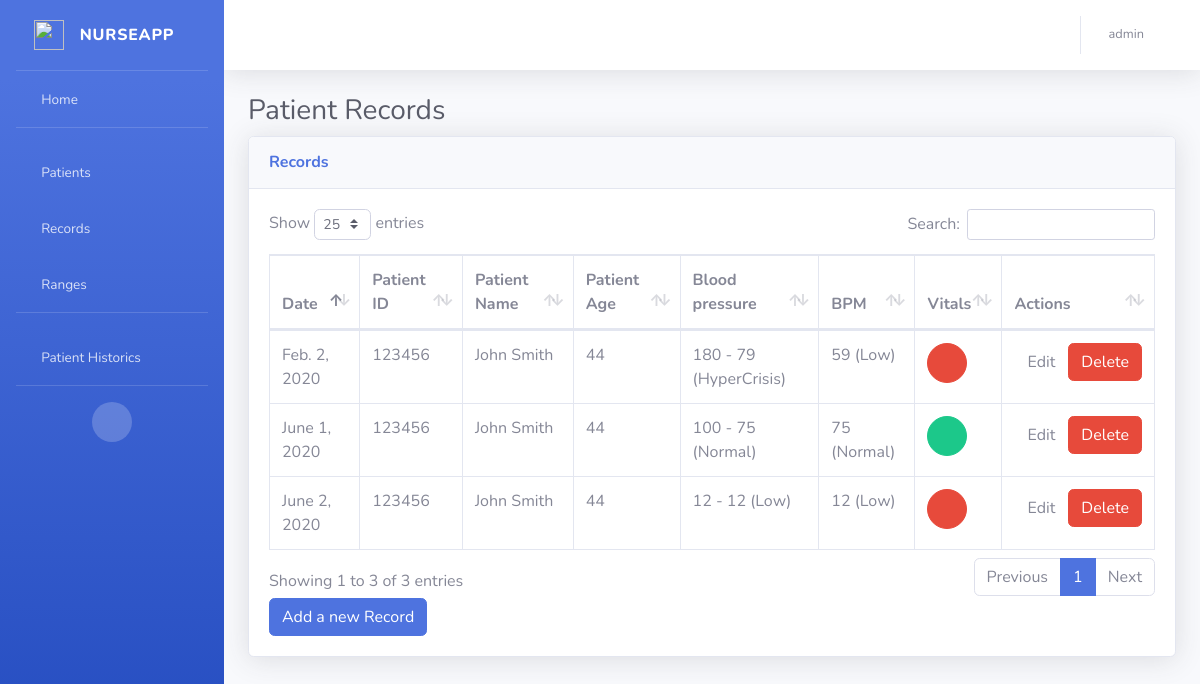
The page /records/ (signed in) on the database its author committed.
### nurseapp/models.py (models this page shows, shortened)
class Record(models.Model):
    patient = models.ForeignKey(Patient, on_delete=models.CASCADE)
    date = models.DateField(default=datetime.date.today)
    pressure1 = models.IntegerField()
    pressure2 = models.IntegerField()
    bpm = models.IntegerField()
    status_pressure = models.CharField(max_length=10, default='', blank=True)
    status_bpm = models.CharField(max_length=10, default='', blank=True)

class Patient(models.Model):
    name = models.CharField(max_length=30)
    lastname = models.CharField(max_length=30)
    genders = (
        ('m', 'Male'),
        ('f', 'Female'),
    )
    gender = models.CharField(max_length=1, choices=genders)
    cid = models.IntegerField(unique=True)
    birth = models.DateField()
    age = models.IntegerField(default=0, blank=True)

### nurseapp/views/records.py (the view)
# urls.py: url(r'^records/$', views.adm_record, name='record_list'),
@login_required
@permission_required('nurseapp.view_record', raise_exception=True)
def adm_record(request):
    objects = Record.objects.all()
    today = datetime.date.today()
    for o in objects:
        o.patient.age = today.year - o.patient.birth.year - (
                (today.month, today.day) < (o.patient.birth.month, o.patient.birth.day))
        range1 = RangeP1.objects.filter(pressure1_min__lte=o.pressure1, pressure1_max__gte=o.pressure1).last()
        range2 = RangeP2.objects.filter(pressure2_min__lte=o.pressure2, pressure2_max__gte=o.pressure2).last()
        range3 = RangeB.objects.filter(gender=o.patient.gender, age__gte=o.patient.age, bpm_min__lte=o.bpm,
                                       bpm_max__gte=o.bpm).order_by(
            'age').last()
        if range1 and range2:
            if range1.level > range2.level:
                o.status_pressure = range1.status
            else:
                o.status_pressure = range2.status
        else:
            o.status_pressure = 'N/A'
        if range3:
            o.status_bpm = range3.status
        else:
            o.status_bpm = 'N/A'
    return render(request, "abm/records.html", {'objects': objects})

### templates/abm/records.html (shortened to what this page needs)
{% extends "base2.html" %}
{% block content %}
    <h1 class="h3 mb-2 text-gray-800">Patient Records</h1>
    <div class="card shadow mb-4">
        <div class="card-header py-3">
            <h6 class="m-0 font-weight-bold text-primary">Records</h6>
        </div>
        <div class="card-body">
            <div class="table-responsive">
                <table class="table table-bordered" id="dataTable" width="100%" cellspacing="0">
                    <thead>
                    <tr>
                    <tr>
                        <th>Date</th>
                        <th>Patient ID</th>
                        <th>Patient Name</th>
                        <th>Patient Age</th>
                        <th>Blood pressure</th>
                        <th>BPM</th>
                        <th>Vitals</th>
                        <th class="all" width="10">Actions</th>
                    </tr>
                    </thead>
                    <tbody>
                    {% for object in objects %}
                        <tr class="odd gradeX">
                            <td>{{ object.date }}</td>
                            <td>{{ object.patient.cid }}</td>
                            <td>{{ object.patient.name }} {{ object.patient.lastname }}</td>
                            <td>{{ object.patient.age }}</td>
                            <td>{{ object.pressure1 }} - {{ object.pressure2 }} ({{ object.status_pressure }})</td>
                            <td>{{ object.bpm }} ({{ object.status_bpm }})</td>
                            <td>
                                {% if object.status_pressure == "Normal" and object.status_bpm == "Normal" %}
                                    <a class="btn btn-success btn-circle"><i class="fas fa-check"></i></a>
                                {% else %}
                                    <a class="btn btn-danger btn-circle"><i class="fas fa-exclamation-triangle"></i></a>
                                {% endif %}
                            </td>
                            <td>
                                <div style="display: flex;">
                                    <form action="/records/edit/" method="post">
                                        <button type="submit" formnovalidate name="edit" value="a"
                                                class="btn btn-default">Edit
                                        </button>
                                    </form>
                                    <form id={{ object.pk }} action="/records/delete/" method="post">
                                        <input type="submit" class="btn btn-danger" formnovalidate name="delete"
                                               value="Delete"/>
                                    </form>
                                </div>
                            </td>
                        </tr>
                    {% endfor %}
                    </tbody>
                </table>
                {% if perms.nurseapp.add_patient %}
                    <form action="/records/add/">
                        <input type="submit" value="Add a new Record" class="btn btn-primary"/>
                    </form>
                {% endif %}
            </div>
        </div>
    </div>
    </div>
{% endblock %}

### templates/base2.html (shortened to what this page needs)
{% load auth_extras %}
<!DOCTYPE html>
<html lang="en">
<head>
    <link href="/static/vendor/fontawesome-free/css/all.min.css" rel="stylesheet" type="text/css">
    <link href="/static/css/sb-admin-2.min.css" rel="stylesheet">
    <link href="/static/vendor/datatables/dataTables.bootstrap4.min.css" rel="stylesheet">
</head>
<body id="page-top">
<div id="wrapper">
    <ul class="navbar-nav bg-gradient-primary sidebar sidebar-dark accordion" id="accordionSidebar">
        <a class="sidebar-brand d-flex align-items-center justify-content-center"
           {% if request.user.is_authenticated %}href="/home2/"{% else %} href="/patient_historics"{% endif %}>
            <div class="sidebar-brand-icon">
                <img src="/static/nurse.png" width="30" height="30">
            </div>
            <div class="sidebar-brand-text mx-3">NurseApp</div>
        </a>
        <hr class="sidebar-divider my-0">
        {% if request.user.is_authenticated %}
            <li class="nav-item">
                <a class="nav-link" href="/home2/">
                    <i class="fas fa-fw fa-home"></i>
                    <span>Home</span></a>
            </li>
            <hr class="sidebar-divider">
            {% if perms.nurseapp.view_patient %}
                <li class="nav-item">
                    <a class="nav-link" href="/patients">
                        <i class="fas fa-fw fa-user"></i>
                        <span>Patients</span></a>
                </li>
                <li class="nav-item">
                    <a class="nav-link" href="/records">
                        <i class="fas fa-fw fa-file"></i>
                        <span>Records</span></a>
                </li>
                <li class="nav-item">
                    <a class="nav-link" href="/ranges">
                        <i class="fas fa-fw fa-list"></i>
                        <span>Ranges</span></a>
                </li>
                <hr class="sidebar-divider d-none d-md-block">
            {% endif %}
        {% endif %}
        <li class="nav-item">
            <a class="nav-link" href="{% url 'patient_historics' %}">
                <i class="fas fa-fw fa-chart-bar"></i>
                <span>Patient Historics</span></a>
        </li>
        <hr class="sidebar-divider">
        <div class="text-center d-none d-md-inline">
            <button class="rounded-circle border-0" id="sidebarToggle"></button>
        </div>
    </ul>
    <div id="content-wrapper" class="d-flex flex-column">
        <div id="content">
            <nav class="navbar navbar-expand navbar-light bg-white topbar mb-4 static-top shadow">
                <ul class="navbar-nav ml-auto">
                    <li class="nav-item dropdown no-arrow">
                        <a class="nav-link dropdown-toggle" href="#" id="userDropdown" role="button"
                           data-toggle="dropdown" aria-haspopup="true" aria-expanded="false">
                            <span class="mr-2 d-none d-lg-inline text-gray-600 small"> {{ request.user }}</span>
                            <i class="fas fa-fw fa-user"></i>
                        </a>
                    </li>
            </nav>
            <div class="container-fluid">
                <div id="page-wrapper">
                    {% block content %}{% endblock %}
                </div>
            </div>
        </div>
</body>
</html>

### rows shown on the page
Record: date "June 1, 2020", patient.cid "123456", patient.name "John", patient.lastname "Smith", patient.age "44", pressure1 "100", pressure2 "75", status_pressure "Normal", bpm "75", status_bpm "Normal"
Record: date "June 2, 2020", patient.cid "123456", patient.name "John", patient.lastname "Smith", patient.age "44", pressure1 "12", pressure2 "12", status_pressure "Low", bpm "12", status_bpm "Low"
Record: date "Feb. 2, 2020", patient.cid "123456", patient.name "John", patient.lastname "Smith", patient.age "44", pressure1 "180", pressure2 "79", status_pressure "HyperCrisis", bpm "59", status_bpm "Low"

### other values the page prints
{{ request.user }} "admin"
